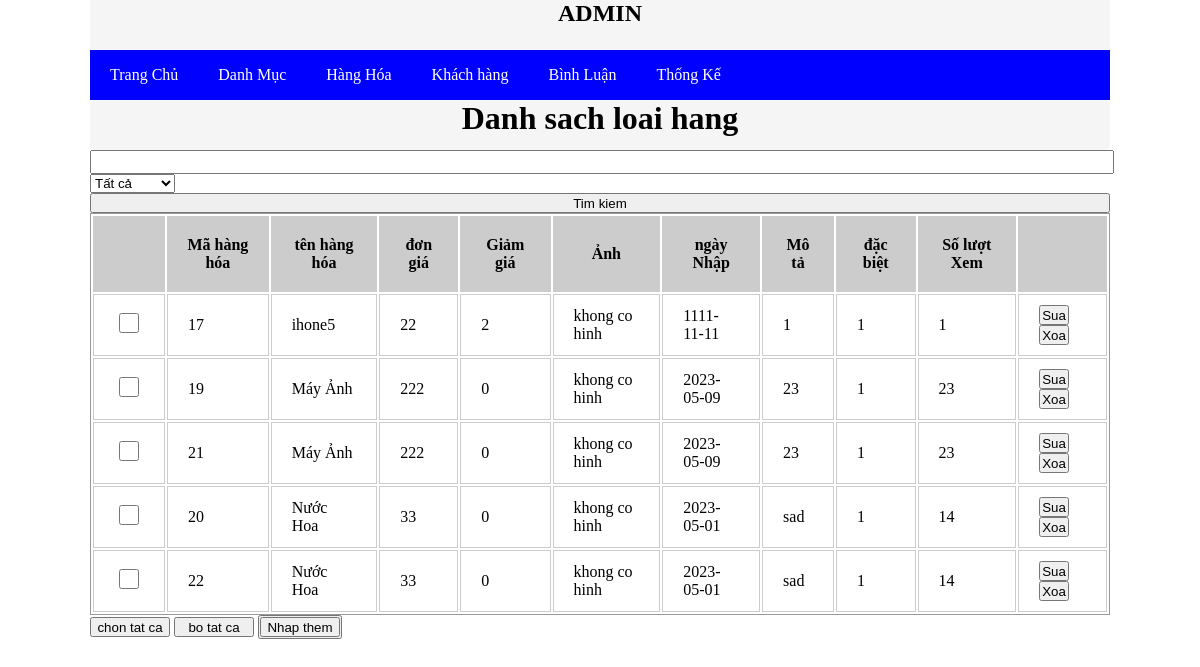
Screenshot of /tkw/add/index.php?act=listsp with the database file from the repository.
### tables this page shows
CREATE TABLE `hanghoa` (
  `id` int NOT NULL COMMENT 'mã hàng hóa',
  `ten_hh` varchar(50) NOT NULL COMMENT 'tên hàng hóa',
  `don_gia` double(10,2) NOT NULL,
  `giam_gia` double(10,2) DEFAULT '0.00',
  `hinh` varchar(50) NOT NULL,
  `ngay_nhap` date DEFAULT NULL,
  `mo_ta` text NOT NULL,
  `dac_biet` tinyint NOT NULL,
  `so_luot_xem` int NOT NULL DEFAULT '0',
  `iddm` int NOT NULL
);

### tkw/model/pdo.php (called while the page is built, shortened)
<?php
function pdo_get_connection(){
    $dburl = "mysql:host=localhost;dbname=xxshop;charset=utf8";
    $username = 'root';
    $password = 'anhmanh1';
    $conn = new PDO($dburl, $username, $password);
    $conn->setAttribute(PDO::ATTR_ERRMODE, PDO::ERRMODE_EXCEPTION);
    return $conn;
}
function pdo_query($sql){
    $sql_args = array_slice(func_get_args(), 1);
    try{
        $conn = pdo_get_connection();
        $stmt = $conn->prepare($sql);
        $stmt->execute($sql_args);
        $rows = $stmt->fetchAll();
        return $rows;
    }
    catch(PDOException $e){
        throw $e;
    }
}
?>

### tkw/model/sanpham.php (called while the page is built, shortened)
<?php
    function list_sp($pm="",$iddm=0){
        $sql = "select * from hanghoa where 1";
        $sql.=" order by ten_hh";
        $listsanpham=pdo_query($sql);
        return $listsanpham;
    }
?>

### tkw/add/sanpham/list.php (the view, shortened to what this page needs)
<div class="row">
                <div class="themmoi">
                    <h1>Danh sach loai hang</h1>
                </div>
                <form action="index.php?act=listsp" method="post">
                            <input type="text" name="pm">
                            <select name="iddm">
                                <option value="0" selected>Tất cả</option>
                            </select>
                            <input type="submit" name="listok" value="Tim kiem">
                </form>
                <div class="row-form">
                <from action="" method="post" enctype= "multipart/form-data">
                    <div class="row-mb10">
                        <table>
                            <tr>
                            <th></th>
                            <th>Mã hàng hóa</th>
                            <th>tên hàng hóa</th>
                            <th>đơn giá</th>
                            <th>Giảm giá</th>
                            <th>Ảnh</th>
                            <th>ngày Nhập</th>
                            <th>Mô tả</th>
                            <th>đặc biệt</th>
                            <th>Số lượt Xem</th>
                            <th></th>
                            </tr>
                            <?php
                            foreach($listsanpham as $sanpham){
                                extract($sanpham);
                                $suasp="index.php?act=suasp&id=".$id;
                                $xoasp="index.php?act=xoasp&id=".$id;
                                $hinhpath="../upload/".$hinh;
                                if(is_file($hinhpath)){
                                    $filename="<img src='".$hinhpath."' height ='80'>";
                                }else{
                                    $filename=" khong co hinh";
                                }
                                echo '<tr>
                                <td><input type="checkbox" name="" id=""></td>
                                <td>'.$id.'</td>
                                <td>'.$ten_hh.'</td>
                                <td>'.$don_gia.'</td>
                                <td>'.$giam_gia.'</td>
                                <td>'.$filename.'</td>
                                <td>'.$ngay_nhap.'</td>
                                <td>'.$mo_ta.'</td>
                                <td>'.$dac_biet.'</td>
                                <td>'.$so_luot_xem.'</td>
                                <td>
                                     <a href="'.$suasp.'">
                                    <input type="button" value="Sua"></a>
                                    <a href="'.$xoasp.'" >
                                    <input type="button" value="Xoa"></a>
                                </td>
                            </tr>';
                            }
                            ?>
                        </table>
                    </div>
                    <div class="but">
                            <input type="button" value="chon tat ca">
                            <input type="button" value="bo tat ca"></button>
                            <button type="button" value="Xoa cac muc da chon">
                            <a href="index.php?act=adhh"><input type="button" value="Nhap them">
                    </div>
                        </div>
                </div>

### tkw/add/header.php (shortened to what this page needs)
<!DOCTYPE html>
<html lang="en">
<head>
    <link rel="stylesheet" href="../css/admin.css">
</head>
<body>
    <div class="container">
        <header>
            <div class="addmin">
                <h2>ADMIN</h2>
            </div>
            <nav>
                <ul>
                    <li><a href="index.php">Trang Chủ</a></li>
                    <li><a href="index.php?act=addm">Danh Mục</a></li>
                    <li><a href="index.php?act=adhh">Hàng Hóa</a></li>
                    <li><a href="index.php?act=adkh">Khách hàng</a></li>
                    <li><a href="index.php?act=adbl">Bình Luận</a></li>
                    <li><a href="index.php?act=adtk">Thống Kế</a></li>
                </ul>
            </nav>
        </header>

### tkw/add/index.php (shortened to what this page needs)
<?php
    include "../model/pdo.php";
    include "../model/sanpham.php";
    include "header.php";
if(isset($_GET['act'])){
        $act=$_GET['act'];
        switch($act){
           case 'listsp':
           if(isset($_POST['listok'])&&($_POST['listok'])){
            $pm=$_POST['pm'];
            $iddm=$_POST['iddm'];
           }else{
            $pm='';
            $iddm=0;
           }
           $listsanpham=list_sp($pm,$iddm);
           include "sanpham/list.php";
           break;
            }
        }else{
            include "home.php";
        }
    include "footer.php";
?>

### tkw/add/footer.php (shortened to what this page needs)
</body>
</html>

### tkw/css/admin.css (style rules this page uses)
* { margin: 0px; padding: 0px; }
.container { max-width: 1020px; margin: 0 auto; }
.addmin { height: 50px; background-color:whitesmoke; text-align: center; }
.themmoi { height: 50px; background-color: whitesmoke; text-align: center; border-radius: 5px 5px 5px 5px; }
nav { line-height: 50px; background-color: blue; }
nav ul { display: flex; list-style: none; }
nav ul li a { display: block; text-decoration: none; padding: 0 20px; color: white; }
input { width: 100%; height: 20px; }
table { width: 100%; border: 1px solid #999; }
table th { padding: 20px 20px; background-color: #ccc; }
table td { padding: 10px 20px; border: 1px solid #ccc; }
td input { width: 30px; }
.but input { width: 80px; }

### rows the page displays
hanghoa: id "17", ten_hh "ihone5", don_gia "22", giam_gia "2", hinh "khong co hinh", ngay_nhap "1111-11-11", mo_ta "1", dac_biet "1", so_luot_xem "1"
hanghoa: id "19", ten_hh "Máy Ảnh", don_gia "222", giam_gia "0", hinh "khong co hinh", ngay_nhap "2023-05-09", mo_ta "23", dac_biet "1", so_luot_xem "23"
hanghoa: id "21", ten_hh "Máy Ảnh", don_gia "222", giam_gia "0", hinh "khong co hinh", ngay_nhap "2023-05-09", mo_ta "23", dac_biet "1", so_luot_xem "23"
hanghoa: id "20", ten_hh "Nước Hoa", don_gia "33", giam_gia "0", hinh "khong co hinh", ngay_nhap "2023-05-01", mo_ta "sad", dac_biet "1", so_luot_xem "14"
hanghoa: id "22", ten_hh "Nước Hoa", don_gia "33", giam_gia "0", hinh "khong co hinh", ngay_nhap "2023-05-01", mo_ta "sad", dac_biet "1", so_luot_xem "14"
